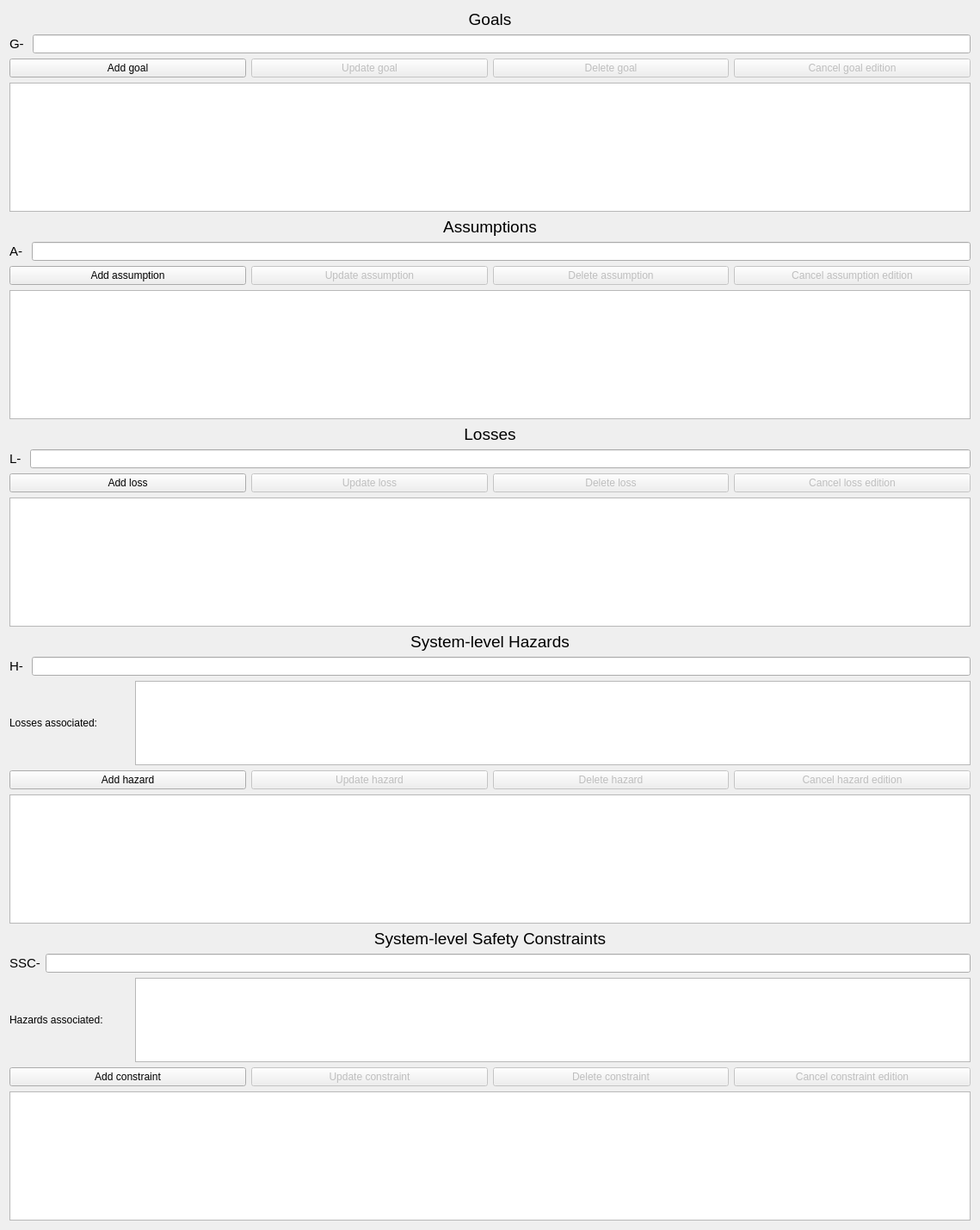
              <widget class="QWidget" name="scrollAreaWidgetContents">
               <property name="geometry">
                <rect>
                 <x>0</x>
                 <y>0</y>
                 <width>1139</width>
                 <height>1429</height>
                </rect>
               </property>
               <layout class="QGridLayout" name="gridLayout_3">
                <item row="0" column="0">
                 <widget class="QLabel" name="label">
                  <property name="font">
                   <font>
                    <pointsize>14</pointsize>
                   </font>
                  </property>
                  <property name="text">
                   <string>Goals</string>
                  </property>
                  <property name="textFormat">
                   <enum>Qt::AutoText</enum>
                  </property>
                  <property name="alignment">
                   <set>Qt::AlignCenter</set>
                  </property>
                 </widget>
                </item>
                <item row="1" column="0">
                 <layout class="QHBoxLayout" name="horizontalLayout">
                  <item>
                   <widget class="QLabel" name="label_saf_goal_position">
                    <property name="font">
                     <font>
                      <pointsize>11</pointsize>
                     </font>
                    </property>
                    <property name="text">
                     <string>G- </string>
                    </property>
                   </widget>
                  </item>
                  <item>
                   <widget class="QLineEdit" name="lineedit_saf_goal"/>
                  </item>
                 </layout>
                </item>
                <item row="2" column="0">
                 <layout class="QHBoxLayout" name="horizontalLayout_2">
                  <item>
                   <widget class="QPushButton" name="button_saf_new_goal">
                    <property name="text">
                     <string>Add goal</string>
                    </property>
                   </widget>
                  </item>
                  <item>
                   <widget class="QPushButton" name="button_saf_update_goal">
                    <property name="enabled">
                     <bool>false</bool>
                    </property>
                    <property name="text">
                     <string>Update goal</string>
                    </property>
                   </widget>
                  </item>
                  <item>
                   <widget class="QPushButton" name="button_saf_delete_goal">
                    <property name="enabled">
                     <bool>false</bool>
                    </property>
                    <property name="text">
                     <string>Delete goal</string>
                    </property>
                   </widget>
                  </item>
                  <item>
                   <widget class="QPushButton" name="button_saf_cancel_goal">
                    <property name="enabled">
                     <bool>false</bool>
                    </property>
                    <property name="text">
                     <string>Cancel goal edition</string>
                    </property>
                   </widget>
                  </item>
                 </layout>
                </item>
                <item row="3" column="0">
                 <widget class="QListWidget" name="list_saf_goals">
                  <property name="minimumSize">
                   <size>
                    <width>0</width>
                    <height>150</height>
                   </size>
                  </property>
                  <property name="alternatingRowColors">
                   <bool>true</bool>
                  </property>
                  <property name="wordWrap">
                   <bool>true</bool>
                  </property>
                 </widget>
                </item>
                <item row="4" column="0">
                 <widget class="QLabel" name="label_2">
                  <property name="font">
                   <font>
                    <pointsize>14</pointsize>
                   </font>
                  </property>
                  <property name="text">
                   <string>Assumptions</string>
                  </property>
                  <property name="alignment">
                   <set>Qt::AlignCenter</set>
                  </property>
                 </widget>
                </item>
                <item row="5" column="0">
                 <layout class="QHBoxLayout" name="horizontalLayout_3">
                  <item>
                   <widget class="QLabel" name="label_saf_assumption_position">
                    <property name="font">
                     <font>
                      <pointsize>11</pointsize>
                     </font>
                    </property>
                    <property name="text">
                     <string>A- </string>
                    </property>
                   </widget>
                  </item>
                  <item>
                   <widget class="QLineEdit" name="lineedit_saf_assumption"/>
                  </item>
                 </layout>
                </item>
                <item row="6" column="0">
                 <layout class="QHBoxLayout" name="horizontalLayout_4">
                  <item>
                   <widget class="QPushButton" name="button_saf_new_assumption">
                    <property name="text">
                     <string>Add assumption</string>
                    </property>
                   </widget>
                  </item>
                  <item>
                   <widget class="QPushButton" name="button_saf_update_assumption">
                    <property name="enabled">
                     <bool>false</bool>
                    </property>
                    <property name="text">
                     <string>Update assumption</string>
                    </property>
                   </widget>
                  </item>
                  <item>
                   <widget class="QPushButton" name="button_saf_delete_assumption">
                    <property name="enabled">
                     <bool>false</bool>
                    </property>
                    <property name="text">
                     <string>Delete assumption</string>
                    </property>
                   </widget>
                  </item>
                  <item>
                   <widget class="QPushButton" name="button_saf_cancel_assumption">
                    <property name="enabled">
                     <bool>false</bool>
                    </property>
                    <property name="text">
                     <string>Cancel assumption edition</string>
                    </property>
                   </widget>
                  </item>
                 </layout>
                </item>
                <item row="7" column="0">
                 <widget class="QListWidget" name="list_saf_assumptions">
                  <property name="minimumSize">
                   <size>
                    <width>0</width>
                    <height>150</height>
                   </size>
                  </property>
                  <property name="alternatingRowColors">
                   <bool>true</bool>
                  </property>
                  <property name="wordWrap">
                   <bool>true</bool>
                  </property>
                 </widget>
                </item>
                <item row="8" column="0">
                 <widget class="QLabel" name="label_3">
                  <property name="font">
                   <font>
                    <pointsize>14</pointsize>
                   </font>
                  </property>
                  <property name="text">
                   <string>Losses</string>
                  </property>
                  <property name="alignment">
                   <set>Qt::AlignCenter</set>
                  </property>
                 </widget>
                </item>
                <item row="9" column="0">
                 <layout class="QHBoxLayout" name="horizontalLayout_8">
                  <item>
                   <widget class="QLabel" name="label_saf_loss_position">
                    <property name="font">
                     <font>
                      <pointsize>11</pointsize>
                     </font>
                    </property>
                    <property name="text">
                     <string>L- </string>
                    </property>
                   </widget>
                  </item>
                  <item>
                   <widget class="QLineEdit" name="lineedit_saf_loss"/>
                  </item>
                 </layout>
                </item>
                <item row="10" column="0">
                 <layout class="QHBoxLayout" name="horizontalLayout_7">
                  <item>
                   <widget class="QPushButton" name="button_saf_new_loss">
                    <property name="text">
                     <string>Add loss</string>
                    </property>
                   </widget>
                  </item>
                  <item>
                   <widget class="QPushButton" name="button_saf_update_loss">
                    <property name="enabled">
                     <bool>false</bool>
                    </property>
                    <property name="text">
                     <string>Update loss</string>
                    </property>
                   </widget>
                  </item>
                  <item>
                   <widget class="QPushButton" name="button_saf_delete_loss">
                    <property name="enabled">
                     <bool>false</bool>
                    </property>
                    <property name="text">
                     <string>Delete loss</string>
                    </property>
                   </widget>
                  </item>
                  <item>
                   <widget class="QPushButton" name="button_saf_cancel_loss">
                    <property name="enabled">
                     <bool>false</bool>
                    </property>
                    <property name="text">
                     <string>Cancel loss edition</string>
                    </property>
                   </widget>
                  </item>
                 </layout>
                </item>
                <item row="11" column="0">
                 <widget class="QListWidget" name="list_saf_losses">
                  <property name="minimumSize">
                   <size>
                    <width>0</width>
                    <height>150</height>
                   </size>
                  </property>
                  <property name="alternatingRowColors">
                   <bool>true</bool>
                  </property>
                  <property name="wordWrap">
                   <bool>true</bool>
                  </property>
                 </widget>
                </item>
                <item row="12" column="0">
                 <widget class="QLabel" name="label_4">
                  <property name="font">
                   <font>
                    <pointsize>14</pointsize>
                   </font>
                  </property>
                  <property name="text">
                   <string>System-level Hazards</string>
                  </property>
                  <property name="alignment">
                   <set>Qt::AlignCenter</set>
                  </property>
                 </widget>
                </item>
                <item row="13" column="0">
                 <layout class="QHBoxLayout" name="horizontalLayout_10">
                  <item>
                   <widget class="QLabel" name="label_saf_hazard_position">
                    <property name="font">
                     <font>
                      <pointsize>11</pointsize>
                     </font>
                    </property>
                    <property name="text">
                     <string>H- </string>
                    </property>
                   </widget>
                  </item>
                  <item>
                   <widget class="QLineEdit" name="lineedit_saf_hazard"/>
                  </item>
                 </layout>
                </item>
                <item row="14" column="0">
                 <layout class="QHBoxLayout" name="horizontalLayout_5">
                  <item>
                   <widget class="QLabel" name="label_6">
                    <property name="minimumSize">
                     <size>
                      <width>140</width>
                      <height>0</height>
                     </size>
                    </property>
                    <property name="maximumSize">
                     <size>
                      <width>140</width>
                      <height>16777215</height>
                     </size>
                    </property>
                    <property name="text">
                     <string>Losses associated:</string>
                    </property>
                   </widget>
                  </item>
                  <item>
                   <widget class="QListWidget" name="list_hazards_losses">
                    <property name="autoFillBackground">
                     <bool>false</bool>
                    </property>
                    <property name="alternatingRowColors">
                     <bool>true</bool>
                    </property>
                    <property name="selectionMode">
                     <enum>QAbstractItemView::MultiSelection</enum>
                    </property>
                   </widget>
                  </item>
                 </layout>
                </item>
                <item row="15" column="0">
                 <layout class="QHBoxLayout" name="horizontalLayout_9">
                  <item>
                   <widget class="QPushButton" name="button_saf_new_hazard">
                    <property name="text">
                     <string>Add hazard</string>
                    </property>
                   </widget>
                  </item>
                  <item>
                   <widget class="QPushButton" name="button_saf_update_hazard">
                    <property name="enabled">
                     <bool>false</bool>
                    </property>
                    <property name="text">
                     <string>Update hazard</string>
                    </property>
                   </widget>
                  </item>
                  <item>
                   <widget class="QPushButton" name="button_saf_delete_hazard">
                    <property name="enabled">
                     <bool>false</bool>
                    </property>
                    <property name="text">
                     <string>Delete hazard</string>
                    </property>
                   </widget>
                  </item>
                  <item>
                   <widget class="QPushButton" name="button_saf_cancel_hazard">
                    <property name="enabled">
                     <bool>false</bool>
                    </property>
                    <property name="text">
                     <string>Cancel hazard edition</string>
                    </property>
                   </widget>
                  </item>
                 </layout>
                </item>
                <item row="16" column="0">
                 <widget class="QListWidget" name="list_saf_hazards">
                  <property name="minimumSize">
                   <size>
                    <width>0</width>
                    <height>150</height>
                   </size>
                  </property>
                  <property name="alternatingRowColors">
                   <bool>true</bool>
                  </property>
                  <property name="wordWrap">
                   <bool>true</bool>
                  </property>
                 </widget>
                </item>
                <item row="17" column="0">
                 <widget class="QLabel" name="label_5">
                  <property name="font">
                   <font>
                    <pointsize>14</pointsize>
                   </font>
                  </property>
                  <property name="text">
                   <string>System-level Safety Constraints</string>
                  </property>
                  <property name="alignment">
                   <set>Qt::AlignCenter</set>
                  </property>
                 </widget>
                </item>
                <item row="18" column="0">
                 <layout class="QHBoxLayout" name="horizontalLayout_12">
                  <item>
                   <widget class="QLabel" name="label_saf_constraint_position">
                    <property name="font">
                     <font>
                      <pointsize>11</pointsize>
                     </font>
                    </property>
                    <property name="text">
                     <string>SSC-</string>
                    </property>
                   </widget>
                  </item>
                  <item>
                   <widget class="QLineEdit" name="lineedit_saf_constraint"/>
                  </item>
                 </layout>
                </item>
                <item row="19" column="0">
                 <layout class="QHBoxLayout" name="horizontalLayout_23">
                  <item>
                   <widget class="QLabel" name="label_13">
                    <property name="minimumSize">
                     <size>
                      <width>140</width>
                      <height>0</height>
                     </size>
                    </property>
                    <property name="maximumSize">
                     <size>
                      <width>140</width>
                      <height>16777215</height>
                     </size>
                    </property>
                    <property name="text">
                     <string>Hazards associated:</string>
                    </property>
                   </widget>
                  </item>
                  <item>
                   <widget class="QListWidget" name="list_constraints_hazards">
                    <property name="alternatingRowColors">
                     <bool>true</bool>
                    </property>
                    <property name="selectionMode">
                     <enum>QAbstractItemView::MultiSelection</enum>
                    </property>
                   </widget>
                  </item>
                 </layout>
                </item>
                <item row="20" column="0">
                 <layout class="QHBoxLayout" name="horizontalLayout_11">
                  <item>
                   <widget class="QPushButton" name="button_saf_new_constraint">
                    <property name="text">
                     <string>Add constraint</string>
                    </property>
                   </widget>
                  </item>
                  <item>
                   <widget class="QPushButton" name="button_saf_update_constraint">
                    <property name="enabled">
                     <bool>false</bool>
                    </property>
                    <property name="text">
                     <string>Update constraint</string>
                    </property>
                   </widget>
                  </item>
                  <item>
                   <widget class="QPushButton" name="button_saf_delete_constraint">
                    <property name="enabled">
                     <bool>false</bool>
                    </property>
                    <property name="text">
                     <string>Delete constraint</string>
                    </property>
                   </widget>
                  </item>
                  <item>
                   <widget class="QPushButton" name="button_saf_cancel_constraint">
                    <property name="enabled">
                     <bool>false</bool>
                    </property>
                    <property name="text">
                     <string>Cancel constraint edition</string>
                    </property>
                   </widget>
                  </item>
                 </layout>
                </item>
                <item row="21" column="0">
                 <widget class="QListWidget" name="list_saf_constraints">
                  <property name="minimumSize">
                   <size>
                    <width>0</width>
                    <height>150</height>
                   </size>
                  </property>
                  <property name="alternatingRowColors">
                   <bool>true</bool>
                  </property>
                  <property name="wordWrap">
                   <bool>true</bool>
                  </property>
                 </widget>
                </item>
               </layout>
              </widget>
